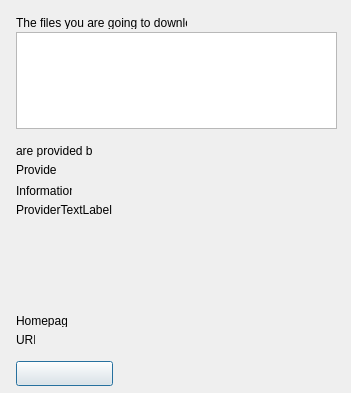
<?xml version="1.0" encoding="UTF-8"?>
<ui version="4.0">
  <class>ProviderForm</class>
  <widget class="QDialog" name="ProviderForm">
    <property name="geometry"><rect><x>0</x><y>0</y><width>351</width><height>393</height></rect></property>
    <property name="windowTitle"><string>ProviderForm</string></property>
    <property name="vclPosition" stdset="0"><string notr="true">poOwnerFormCenter</string></property>
    <property name="vclBorderIcons" stdset="0"><string notr="true">biSystemMenu,biMaximize</string></property>
    <property name="vclDesignWidth" stdset="0"><number>351</number></property>
    <property name="vclDesignHeight" stdset="0"><number>393</number></property>
    <widget class="QLabel" name="Label1">
      <property name="geometry"><rect><x>16</x><y>16</y><width>171</width><height>13</height></rect></property>
      <property name="text"><string>The files you are going to download</string></property>
      <property name="textFormat"><enum>Qt::PlainText</enum></property>
      <property name="alignment"><set>Qt::AlignLeft|Qt::AlignTop</set></property>
      <property name="vclAutoSize" stdset="0"><bool>true</bool></property>
    </widget>
    <widget class="QLabel" name="Label2">
      <property name="geometry"><rect><x>16</x><y>144</y><width>76</width><height>13</height></rect></property>
      <property name="text"><string>are provided by</string></property>
      <property name="textFormat"><enum>Qt::PlainText</enum></property>
      <property name="alignment"><set>Qt::AlignLeft|Qt::AlignTop</set></property>
      <property name="vclAutoSize" stdset="0"><bool>true</bool></property>
    </widget>
    <widget class="QLabel" name="ProviderNameLabel">
      <property name="geometry"><rect><x>16</x><y>163</y><width>40</width><height>13</height></rect></property>
      <property name="text"><string>Provider</string></property>
      <property name="textFormat"><enum>Qt::PlainText</enum></property>
      <property name="alignment"><set>Qt::AlignLeft|Qt::AlignTop</set></property>
      <property name="vclAutoSize" stdset="0"><bool>true</bool></property>
    </widget>
    <widget class="QLabel" name="Label3">
      <property name="geometry"><rect><x>16</x><y>184</y><width>56</width><height>13</height></rect></property>
      <property name="text"><string>Information</string></property>
      <property name="textFormat"><enum>Qt::PlainText</enum></property>
      <property name="alignment"><set>Qt::AlignLeft|Qt::AlignTop</set></property>
      <property name="vclAutoSize" stdset="0"><bool>true</bool></property>
    </widget>
    <widget class="QLabel" name="ProviderTextLabel">
      <property name="geometry"><rect><x>16</x><y>203</y><width>321</width><height>96</height></rect></property>
      <property name="vclAnchors" stdset="0"><string notr="true">akLeft,akTop,akRight,akBottom</string></property>
      <property name="text"><string>ProviderTextLabel</string></property>
      <property name="textFormat"><enum>Qt::PlainText</enum></property>
      <property name="wordWrap"><bool>true</bool></property>
      <property name="alignment"><set>Qt::AlignLeft|Qt::AlignTop</set></property>
    </widget>
    <widget class="QLabel" name="Label4">
      <property name="geometry"><rect><x>16</x><y>314</y><width>51</width><height>13</height></rect></property>
      <property name="vclAnchors" stdset="0"><string notr="true">akLeft,akBottom</string></property>
      <property name="text"><string>Homepage</string></property>
      <property name="textFormat"><enum>Qt::PlainText</enum></property>
      <property name="alignment"><set>Qt::AlignLeft|Qt::AlignTop</set></property>
      <property name="vclAutoSize" stdset="0"><bool>true</bool></property>
    </widget>
    <widget class="QLabel" name="ProviderURLLabel">
      <property name="geometry"><rect><x>16</x><y>333</y><width>19</width><height>13</height></rect></property>
      <property name="vclAnchors" stdset="0"><string notr="true">akLeft,akBottom</string></property>
      <property name="text"><string>URL</string></property>
      <property name="textFormat"><enum>Qt::PlainText</enum></property>
      <property name="alignment"><set>Qt::AlignLeft|Qt::AlignTop</set></property>
      <property name="vclAutoSize" stdset="0"><bool>true</bool></property>
    </widget>
    <widget class="QListWidget" name="ListBox">
      <property name="geometry"><rect><x>16</x><y>32</y><width>321</width><height>97</height></rect></property>
      <property name="vclAnchors" stdset="0"><string notr="true">akLeft,akTop,akRight</string></property>
    </widget>
    <widget class="QPushButton" name="OKButton">
      <property name="geometry"><rect><x>16</x><y>361</y><width>97</width><height>25</height></rect></property>
      <property name="vclAnchors" stdset="0"><string notr="true">akLeft,akBottom</string></property>
      <property name="text"><string></string></property>
      <property name="autoDefault"><bool>false</bool></property>
      <property name="vclKind" stdset="0"><string notr="true">bkOK</string></property>
      <property name="default"><bool>true</bool></property>
      <property name="vclModalResult" stdset="0"><string notr="true">mrOk</string></property>
    </widget>
  </widget>
  <tabstops>
    <tabstop>ListBox</tabstop>
    <tabstop>OKButton</tabstop>
  </tabstops>
  <resources><include location="../../resources/dfend.qrc"/></resources>
  <connections/>
</ui>
